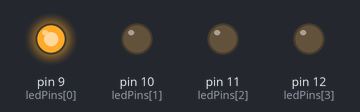
This sketch was run on a simulated Arduino Uno, built with avr-gcc and run on an emulated ATmega328P. On the bench: output pins drawn as LEDs (lit = HIGH).

Above: at 0.2 s.
At 1.2 s:
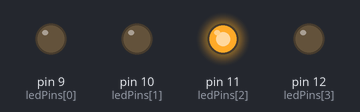
At 2.7 s:
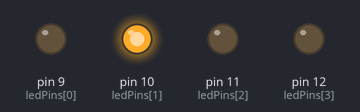
At 3.7 s:
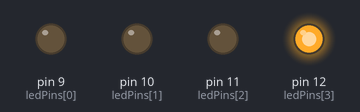
Timing chart, 0 to 4.6 s (numbered marks = the images above):
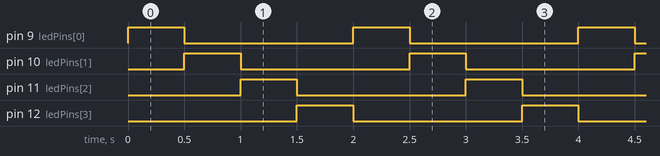

Measured:
- by itself, pin 9 (ledPins[0]), pin 10 (ledPins[1]), pin 11 (ledPins[2]), pin 12 (ledPins[3]): alternates HIGH for 0.50 s and LOW for 1.5 s
- by itself, everything shown: repeats every 2.0 s, in 5 steps

The sketch:

sketch.ino
```cpp
const int ledPins[] = {9, 10, 11, 12}; // LED pins

void setup() {
  for (int i = 0; i < 4; i++) {
    pinMode(ledPins[i], OUTPUT);
  }
}

void loop() {
  for (int i = 0; i < 4; i++) {
    digitalWrite(ledPins[i], HIGH);
    delay(500);
    digitalWrite(ledPins[i], LOW);
  }
}
```
